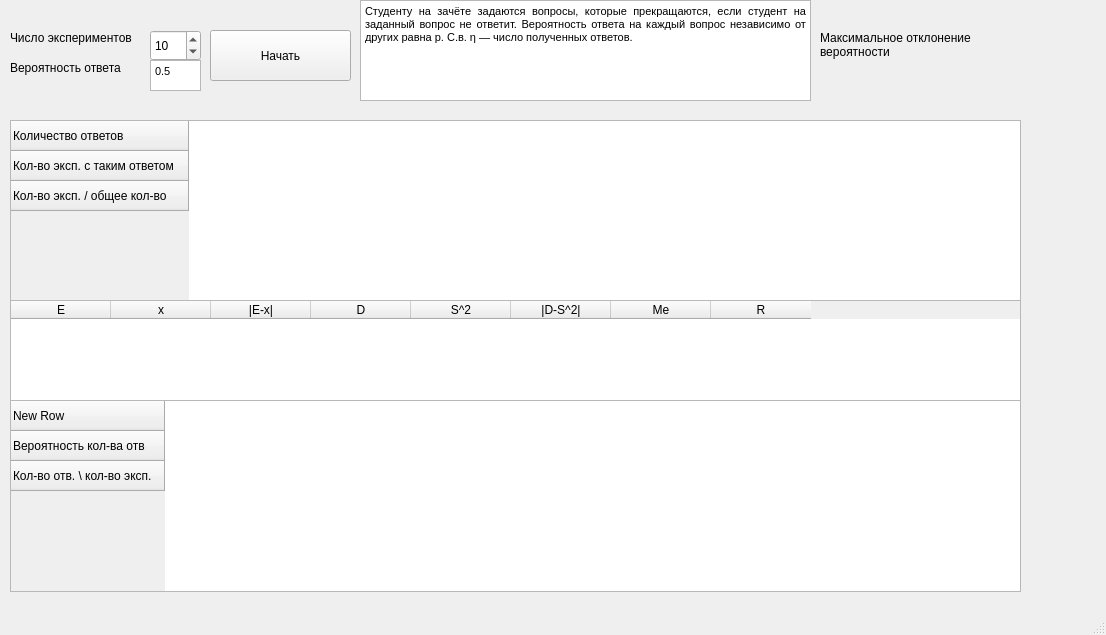
<?xml version="1.0" encoding="UTF-8"?>
<ui version="4.0">
 <class>MainWindow</class>
 <widget class="QMainWindow" name="MainWindow">
  <property name="geometry">
   <rect>
    <x>0</x>
    <y>0</y>
    <width>1106</width>
    <height>635</height>
   </rect>
  </property>
  <property name="windowTitle">
   <string>MainWindow</string>
  </property>
  <widget class="QWidget" name="centralwidget">
   <widget class="QSpinBox" name="spinBox">
    <property name="geometry">
     <rect>
      <x>150</x>
      <y>30</y>
      <width>51</width>
      <height>31</height>
     </rect>
    </property>
    <property name="maximum">
     <number>1500</number>
    </property>
    <property name="value">
     <number>10</number>
    </property>
   </widget>
   <widget class="QLabel" name="label">
    <property name="geometry">
     <rect>
      <x>10</x>
      <y>30</y>
      <width>131</width>
      <height>16</height>
     </rect>
    </property>
    <property name="text">
     <string>Число экспериментов</string>
    </property>
   </widget>
   <widget class="QLabel" name="label_2">
    <property name="geometry">
     <rect>
      <x>10</x>
      <y>60</y>
      <width>131</width>
      <height>16</height>
     </rect>
    </property>
    <property name="text">
     <string>Вероятность ответа</string>
    </property>
   </widget>
   <widget class="QTableWidget" name="tableWidget">
    <property name="geometry">
     <rect>
      <x>10</x>
      <y>120</y>
      <width>1011</width>
      <height>181</height>
     </rect>
    </property>
    <row>
     <property name="text">
      <string>Количество ответов</string>
     </property>
    </row>
    <row>
     <property name="text">
      <string>Кол-во эксп. с таким ответом</string>
     </property>
    </row>
    <row>
     <property name="text">
      <string>Кол-во эксп. / общее кол-во</string>
     </property>
    </row>
   </widget>
   <widget class="QPushButton" name="pushButton">
    <property name="geometry">
     <rect>
      <x>210</x>
      <y>30</y>
      <width>141</width>
      <height>51</height>
     </rect>
    </property>
    <property name="text">
     <string>Начать</string>
    </property>
   </widget>
   <widget class="QTextEdit" name="textEdit">
    <property name="geometry">
     <rect>
      <x>150</x>
      <y>60</y>
      <width>51</width>
      <height>31</height>
     </rect>
    </property>
    <property name="html">
     <string>&lt;!DOCTYPE HTML PUBLIC &quot;-//W3C//DTD HTML 4.0//EN&quot; &quot;http://www.w3.org/TR/REC-html40/strict.dtd&quot;&gt;
&lt;html&gt;&lt;head&gt;&lt;meta name=&quot;qrichtext&quot; content=&quot;1&quot; /&gt;&lt;style type=&quot;text/css&quot;&gt;
p, li { white-space: pre-wrap; }
&lt;/style&gt;&lt;/head&gt;&lt;body style=&quot; font-family:'MS Shell Dlg 2'; font-size:8.25pt; font-weight:400; font-style:normal;&quot;&gt;
&lt;p style=&quot; margin-top:0px; margin-bottom:0px; margin-left:0px; margin-right:0px; -qt-block-indent:0; text-indent:0px;&quot;&gt;0.5&lt;/p&gt;&lt;/body&gt;&lt;/html&gt;</string>
    </property>
   </widget>
   <widget class="QTextBrowser" name="textBrowser">
    <property name="geometry">
     <rect>
      <x>360</x>
      <y>0</y>
      <width>451</width>
      <height>101</height>
     </rect>
    </property>
    <property name="html">
     <string>&lt;!DOCTYPE HTML PUBLIC &quot;-//W3C//DTD HTML 4.0//EN&quot; &quot;http://www.w3.org/TR/REC-html40/strict.dtd&quot;&gt;
&lt;html&gt;&lt;head&gt;&lt;meta name=&quot;qrichtext&quot; content=&quot;1&quot; /&gt;&lt;style type=&quot;text/css&quot;&gt;
p, li { white-space: pre-wrap; }
&lt;/style&gt;&lt;/head&gt;&lt;body style=&quot; font-family:'MS Shell Dlg 2'; font-size:8.25pt; font-weight:400; font-style:normal;&quot;&gt;
&lt;p align=&quot;justify&quot; style=&quot; margin-top:0px; margin-bottom:0px; margin-left:0px; margin-right:0px; -qt-block-indent:0; text-indent:0px;&quot;&gt;&lt;span style=&quot; font-size:8pt;&quot;&gt;Студенту на зачёте задаются вопросы, которые прекращаются, если студент на заданный вопрос не ответит. Вероятность ответа на каждый вопрос независимо от других равна p. C.в. η — число полученных ответов.&lt;/span&gt;&lt;/p&gt;&lt;/body&gt;&lt;/html&gt;</string>
    </property>
   </widget>
   <widget class="QTableWidget" name="tableWidget_2">
    <property name="geometry">
     <rect>
      <x>10</x>
      <y>300</y>
      <width>1011</width>
      <height>101</height>
     </rect>
    </property>
    <column>
     <property name="text">
      <string>E</string>
     </property>
    </column>
    <column>
     <property name="text">
      <string>x</string>
     </property>
    </column>
    <column>
     <property name="text">
      <string>|E-x|</string>
     </property>
    </column>
    <column>
     <property name="text">
      <string>D</string>
     </property>
    </column>
    <column>
     <property name="text">
      <string>S^2</string>
     </property>
    </column>
    <column>
     <property name="text">
      <string>|D-S^2|</string>
     </property>
    </column>
    <column>
     <property name="text">
      <string>Me</string>
     </property>
    </column>
    <column>
     <property name="text">
      <string>R</string>
     </property>
    </column>
   </widget>
   <widget class="QTableWidget" name="tableWidget_3">
    <property name="geometry">
     <rect>
      <x>10</x>
      <y>400</y>
      <width>1011</width>
      <height>192</height>
     </rect>
    </property>
    <row>
     <property name="text">
      <string>New Row</string>
     </property>
    </row>
    <row>
     <property name="text">
      <string>Вероятность кол-ва отв</string>
     </property>
    </row>
    <row>
     <property name="text">
      <string>Кол-во отв. \ кол-во эксп.</string>
     </property>
    </row>
   </widget>
   <widget class="QLabel" name="label_3">
    <property name="geometry">
     <rect>
      <x>820</x>
      <y>0</y>
      <width>191</width>
      <height>91</height>
     </rect>
    </property>
    <property name="text">
     <string>&lt;html&gt;&lt;head/&gt;&lt;body&gt;&lt;p&gt;Максимальное отклонение &lt;br/&gt;вероятности&lt;/p&gt;&lt;/body&gt;&lt;/html&gt;</string>
    </property>
   </widget>
  </widget>
  <widget class="QMenuBar" name="menubar">
   <property name="geometry">
    <rect>
     <x>0</x>
     <y>0</y>
     <width>1106</width>
     <height>21</height>
    </rect>
   </property>
  </widget>
  <widget class="QStatusBar" name="statusbar"/>
 </widget>
 <resources/>
 <connections/>
</ui>
